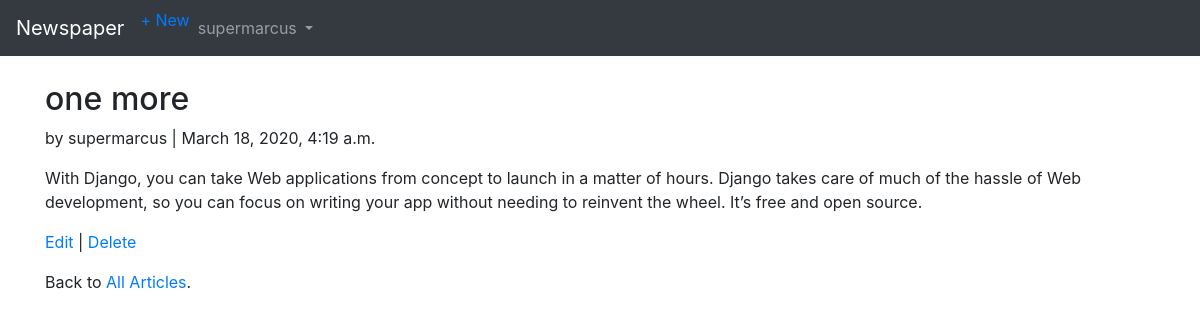
The app's page /articles/2/ (signed in) with its own data.
### users/models.py (models this page shows)
class CustomUser(AbstractUser):
	age = models.PositiveIntegerField(null=True, blank=True)

### articles/models.py (models this page shows, shortened)
class Article(models.Model):
	title = models.CharField(max_length=255)
	body = models.TextField()
	date = models.DateTimeField(auto_now_add=True)
	author = models.ForeignKey(get_user_model(), on_delete=models.CASCADE, related_name='comments',)

### articles/views.py (the view)
class ArticleDetailView(LoginRequiredMixin, DetailView):
	model = Article
	template_name = 'article_detail.html'
	login_url = 'login'

### templates/article_detail.html
{% extends 'base.html' %}
{% block content %}
<div class="article-entry">
	<h2>{{ object.title }}</h2>
	<p>by {{ object.author }} | {{ object.date }}</p>
	<p>{{ object.body }}</p>
</div>
<p><a href="{% url 'article_edit' article.pk %}">Edit</a> | <a href="{% url 'article_delete' article.pk %}">Delete</a>
</p>
<p>Back to <a href="{% url 'article_list' %}">All Articles</a>.</p>
{% endblock content %}

### templates/base.html (shortened to what this page needs)
<!doctype html>
<html lang="en">
	<head>
		<link rel="stylesheet" href="https://stackpath.bootstrapcdn.com/bootstrap/4.1.3/css/\bootstrap.min.css"crossorigin="anonymous">
	</head>
<body>
	<nav class="navbar navbar-expand-md navbar-dark bg-dark mb-4">
		<a class="navbar-brand" href="{% url 'home' %}">Newspaper</a>
		<div class="collapse navbar-collapse" id="navbarCollapse">
			{% if user.is_authenticated %}
			<ul class="navbar-nav mr-auto">
				<li class="nav-item"><a href="{% url 'article_new' %}">+ New</a></li>
				<li class="nav-item">
					<a class="nav-link dropdown-toggle" href="#" id="userMenu"
					data-toggle="dropdown" aria-haspopup="true" aria-expanded="false">
					{{ user.username }}
					</a>
				</li>
			</ul>
			{% else %}
				<form class="form-inline ml-auto">
				<a href="{% url 'login' %}" class="btn btn-outline-secondary"> Log In</a>
				<a href="{% url 'signup' %}" class="btn btn-primary ml-2">
				Sign up</a>
				</form>
			{% endif %}
		</div>
	</nav>
	<div class="container">
	  {% block content %}
	{% endblock content %}
	</div>
</body>
</html>

### records on screen
CustomUser: username "supermarcus"
Article: title "one more", author "supermarcus", date "March 18, 2020, 4:19 a.m.", body "With Django, you can take Web applications from concept to launch in a matter of hours. Django takes care of much of the hassle of Web development, so you can focus on writing your app without needing to reinvent the wheel. It’s free and open source."
